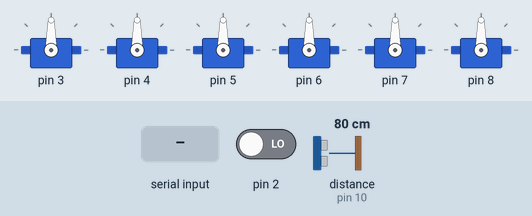
A sketch run on a simulated Arduino Uno, built with avr-gcc and run on an emulated ATmega328P. On the bench: 6 × servo. Wiring (inferred from the names in the program): ultrasonic range finder: trigger pin 9; echo pin 10. Inputs (shaded band) come from the test bench; at power-on: pin 2 LOW, distance to the obstacle (sensor on pin 10) 80 cm. The echo pulse lasts 58.3 µs per cm; what the sketch prints to the serial monitor is not drawn.

Above: at 1.2 s.
1.3 s: "90,45\n" received over Serial
At 1.8 s:
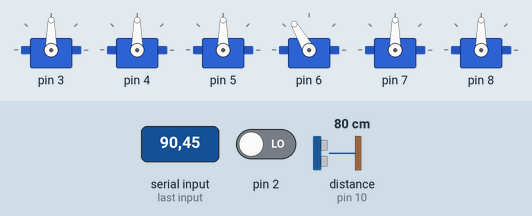
At 6.6 s:
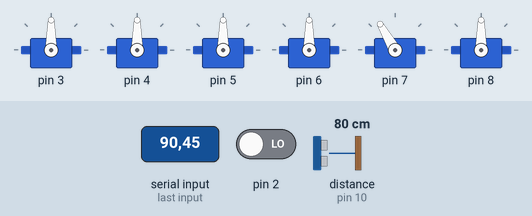
7.8 s: "30,150\n" received over Serial
At 10.8 s:
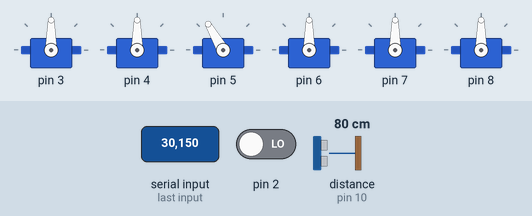
Timing chart, 0 to 23.0 s (numbered marks = the images above; inputs shaded):
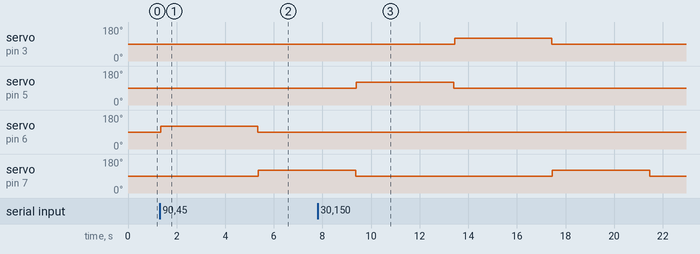

The sketch:

nabi_open_lab_coin.ino
```cpp
#include<Servo.h>

const long bud_rate = 9600; // 마스터 컴퓨터랑 똑같은 값으로 맞춰야 함
const int vel = 30; // 최소:0~최대:90
const int dir = 1; // 1(CW) or -1(CCW)
const int vel_com = vel*dir + 90; // 범위: 0~180
const long rot_time = 4000; // 회전을 1초간 지속

//const int space_per_snack = 2;
//const float speed_at_5v = 0.165/60;
//const long rot_time = (long)speed_at_5v*vel/90*360*space_per_snack*1000;


Servo myservo1,myservo2,myservo3,myservo4,myservo5,myservo6;
Servo myservo_array[6] = {myservo1,myservo2,myservo3,myservo4,myservo5,myservo6};
char ch;

#define echoPin 10 // attach pin D2 Arduino to pin Echo of HC-SR04
#define trigPin 9 //attach pin D3 Arduino to pin Trig of HC-SR04

// defines variables
long duration; // variable for the duration of sound wave travel
int distance; // variable for the distance measurement

const int coin = 2;
boolean insert = false;
volatile int pulse = 0;

void setup() {
  // put your setup code here, to run once:

  pinMode(trigPin, OUTPUT); // Sets the trigPin as an OUTPUT
  pinMode(echoPin, INPUT); // Sets the echoPin as an INPUT
  Serial.begin(9600);
  for(int i=0;i<6;i++) {
    myservo_array[i].attach(i+3);
  }
  attachInterrupt(digitalPinToInterrupt(2), coinInterrupt, RISING);
  delay(1);
}

void loop() {
  if(Serial.available()) {
    ch = Serial.read();
    if(isDigit(ch)) {
      int num = atoi(&ch);
      if(num>0 && num<7){
        myservo_array[num-1].write(vel_com);
        delay(rot_time);
        myservo_array[num-1].write(90);
      }
    }
    else if(ch == 's') {
      for(int i=0;i<6;i++) {
        myservo_array[i].write(90);
      }
      delay(10);
    }
  }
  delay(10);
  // put your main code here, to run repeatedly:
  if(insert) {
    insert = false;
    Serial.println("I");
    delay(1000);
  }
  // Clears the trigPin condition
  digitalWrite(trigPin, LOW);
  delayMicroseconds(2);
  // Sets the trigPin HIGH (ACTIVE) for 10 microseconds
  digitalWrite(trigPin, HIGH);
  delayMicroseconds(10);
  digitalWrite(trigPin, LOW);
  // Reads the echoPin, returns the sound wave travel time in microseconds
  duration = pulseIn(echoPin, HIGH);
  // Calculating the distance
  distance = duration * 0.034 / 2; // Speed of sound wave divided by 2 (go and back)
  // Displays the distance on the Serial Monitor
  if((distance/10)>=9) distance=90;
  Serial.println(distance/10);
}

void coinInterrupt() {
  pulse++;
  insert = true;
}
```

Measured:
- after the input at 1.3 s, servo on pin 6: 90° → 120° after 0.05 s, → 90° 4.0 s later; servo on pin 7: 90° → 120° after 4.1 s
- after the input at 7.8 s, servo on pin 3: 90° → 120° after 5.6 s, → 90° 4.0 s later; servo on pin 5: 90° → 120° after 1.6 s, → 90° 4.0 s later
